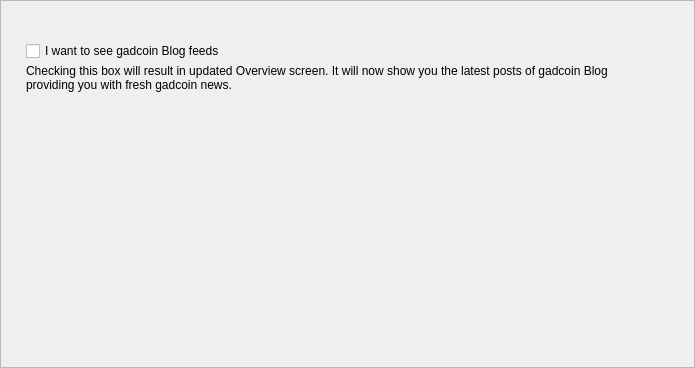
<?xml version="1.0" encoding="UTF-8"?>
<ui version="4.0">
 <class>PrivacyFrame</class>
 <widget class="QFrame" name="PrivacyFrame">
  <property name="geometry">
   <rect>
    <x>0</x>
    <y>0</y>
    <width>695</width>
    <height>368</height>
   </rect>
  </property>
  <property name="windowTitle">
   <string>Frame</string>
  </property>
  <property name="frameShape">
   <enum>QFrame::StyledPanel</enum>
  </property>
  <property name="frameShadow">
   <enum>QFrame::Raised</enum>
  </property>
  <layout class="QVBoxLayout" name="verticalLayout_3">
   <property name="spacing">
    <number>0</number>
   </property>
   <property name="leftMargin">
    <number>25</number>
   </property>
   <property name="topMargin">
    <number>40</number>
   </property>
   <property name="rightMargin">
    <number>49</number>
   </property>
   <item>
    <widget class="QWidget" name="widget_2" native="true">
     <property name="sizePolicy">
      <sizepolicy hsizetype="Preferred" vsizetype="Fixed">
       <horstretch>0</horstretch>
       <verstretch>0</verstretch>
      </sizepolicy>
     </property>
     <property name="minimumSize">
      <size>
       <width>0</width>
       <height>70</height>
      </size>
     </property>
     <property name="maximumSize">
      <size>
       <width>16777215</width>
       <height>70</height>
      </size>
     </property>
     <layout class="QVBoxLayout" name="verticalLayout_2" stretch="0,1">
      <property name="spacing">
       <number>3</number>
      </property>
      <property name="leftMargin">
       <number>0</number>
      </property>
      <property name="topMargin">
       <number>0</number>
      </property>
      <property name="rightMargin">
       <number>0</number>
      </property>
      <property name="bottomMargin">
       <number>0</number>
      </property>
      <item>
       <widget class="QCheckBox" name="m_newsCheck">
        <property name="text">
         <string>I want to see gadcoin Blog feeds</string>
        </property>
       </widget>
      </item>
      <item alignment="Qt::AlignTop">
       <widget class="WalletGui::WalletSmallGrayTextLabel" name="m_embeddedHelperLabel">
        <property name="text">
         <string>Checking this box will result in updated Overview screen. It will now show you the latest posts of gadcoin Blog providing you with fresh gadcoin news.</string>
        </property>
        <property name="alignment">
         <set>Qt::AlignLeading|Qt::AlignLeft|Qt::AlignTop</set>
        </property>
        <property name="wordWrap">
         <bool>true</bool>
        </property>
        <property name="indent">
         <number>0</number>
        </property>
       </widget>
      </item>
     </layout>
    </widget>
   </item>
   <item>
    <spacer name="verticalSpacer">
     <property name="orientation">
      <enum>Qt::Vertical</enum>
     </property>
     <property name="sizeHint" stdset="0">
      <size>
       <width>20</width>
       <height>171</height>
      </size>
     </property>
    </spacer>
   </item>
  </layout>
 </widget>
 <customwidgets>
  <customwidget>
   <class>WalletGui::WalletSmallGrayTextLabel</class>
   <extends>QLabel</extends>
   <header>Gui/Common/WalletTextLabel.h</header>
  </customwidget>
 </customwidgets>
 <resources/>
 <connections/>
</ui>
